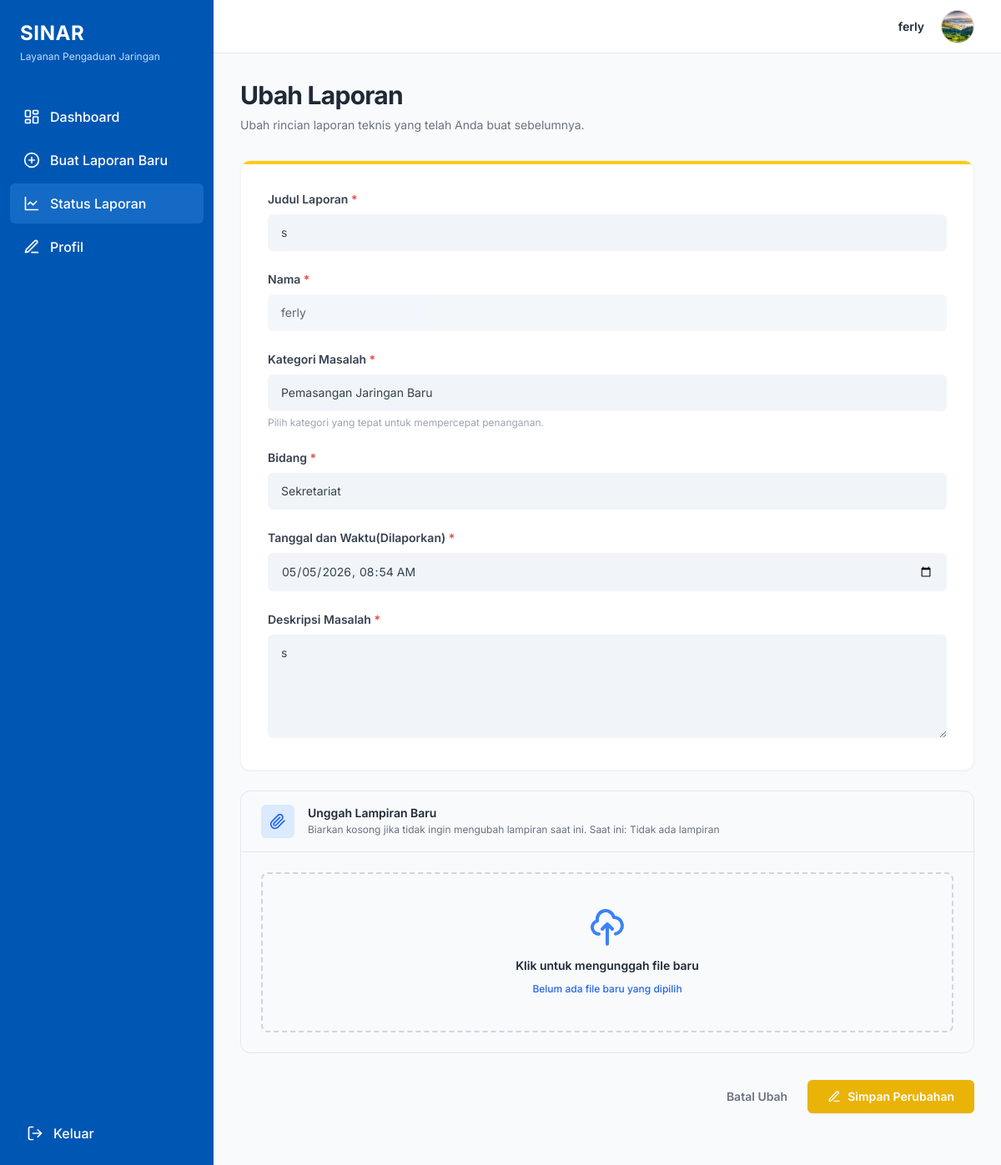
The app's page /laporan/ubah/4/ (signed in) with its own data.
### pengaduan/models.py (models this page shows, shortened)
class CustomUser(AbstractUser):
    bidang = models.ForeignKey(
        Bidang,
        on_delete=models.SET_NULL,
        null=True,
        blank=True,
        related_name='users',
        verbose_name="Asal Bidang"
    )
    foto_profil = models.ImageField(upload_to='profil/', null=True, blank=True, verbose_name="Foto Profil")
    nomor_telepon = models.CharField(max_length=20, null=True, blank=True, verbose_name="Nomor Telepon")
    is_teknisi = models.BooleanField(default=False, verbose_name="Status Teknisi")
    is_verified_teknisi = models.BooleanField(default=False, verbose_name="Teknisi Terverifikasi")

class Laporan(models.Model):
    STATUS_CHOICES = [
        ('menunggu', 'Menunggu'),
        ('diproses', 'Diproses'),
        ('selesai', 'Selesai'),
    ]
    KATEGORI_CHOICES = [
        ('jaringan_terputus', 'Jaringan Terputus / Mati Total'),
        ('koneksi_lambat', 'Koneksi Lambat / Tidak Stabil'),
        ('pemasangan_baru', 'Pemasangan Jaringan Baru'),
        ('kendala_intranet', 'Kendala Akses Intranet / Aplikasi Lokal'),
        ('kerusakan_fisik', 'Kerusakan Fisik Perangkat Jaringan'),
        ('relokasi_titik', 'Relokasi Titik Jaringan'),
        ('permintaan_konfigurasi', 'Permintaan Konfigurasi Jaringan'),
    ]
    PRIORITAS_CHOICES = [
        ('level_1', 'Level 1'),
        ('level_2', 'Level 2'),
        ('level_3', 'Level 3'),
        ('level_4', 'Level 4'),
    ]
    judul = models.CharField(max_length=200, verbose_name="Judul Masalah")
    kategori = models.CharField(max_length=50, choices=KATEGORI_CHOICES, verbose_name="Kategori Masalah")
    deskripsi = models.TextField(verbose_name="Deskripsi Detail")
    lampiran = models.FileField(upload_to='lampiran/', blank=True, null=True, verbose_name="Lampiran")
    pelapor = models.ForeignKey(
        CustomUser,
        on_delete=models.CASCADE,
        related_name='laporan_saya',
        verbose_name="Nama Pelapor"
    )
    bidang = models.ForeignKey(
        Bidang,
        on_delete=models.SET_NULL,
        null=True,
        related_name='laporan_bidang',
        verbose_name="Bidang Pelapor"
    )
    teknisi_bertugas = models.ForeignKey(
        CustomUser,
        on_delete=models.SET_NULL,
        null=True,
        blank=True,
        related_name='tugas_teknisi',
        limit_choices_to={'is_teknisi': True},
        verbose_name="Teknisi Bertugas"
    )
    status = models.CharField(max_length=20, choices=STATUS_CHOICES, default='menunggu', verbose_name="Status Laporan")
    solusi = models.TextField(blank=True, null=True, verbose_name="Solusi yang Diberikan")
    bukti_penyelesaian = models.ImageField(upload_to='bukti/', null=True, blank=True, verbose_name="Foto Bukti Penyelesaian")
    estimasi_mulai = models.DateTimeField(blank=True, null=True, verbose_name="Estimasi Mulai Dikerjakan")
    estimasi_penanganan = models.DateTimeField(blank=True, null=True, verbose_name="Estimasi Penanganan")
    prioritas = models.CharField(max_length=20, choices=PRIORITAS_CHOICES, default='level_1', verbose_name="Prioritas Laporan")
    rating = models.IntegerField(null=True, blank=True, verbose_name="Rating (1-5)")
    ulasan = models.TextField(blank=True, null=True, verbose_name="Ulasan Pelapor")
    created_at = models.DateTimeField(default=timezone.now, verbose_name="Tanggal Lapor")
    waktu_diambil = models.DateTimeField(blank=True, null=True, verbose_name="Waktu Mulai Dikerjakan")
    waktu_selesai = models.DateTimeField(blank=True, null=True, verbose_name="Waktu Selesai")
    updated_at = models.DateTimeField(auto_now=True, verbose_name="Terakhir Diupdate")
    class Meta:
        verbose_name_plural = "Laporan"
        ordering = ['-created_at']

class Bidang(models.Model):
    nama = models.CharField(max_length=100, unique=True, verbose_name="Nama Bidang")
    class Meta:
        verbose_name_plural = "Bidang"

### pengaduan/views.py (the view, shortened to what this page needs)
# urls.py: path('laporan/ubah/<int:id>/', views.ubah_laporan, name='ubah_laporan'),
@login_required
def ubah_laporan(request, id):
    laporan = get_object_or_404(Laporan, id=id)
    if laporan.pelapor != request.user or laporan.status != 'menunggu':
        messages.error(request, 'Anda tidak memiliki akses untuk mengubah laporan ini.')
        return redirect('status_laporan')
    context = {
        'laporan': laporan,
        'kategori_choices': Laporan.KATEGORI_CHOICES,
        'bidang_list': Bidang.objects.all()
    }
    return render(request, 'ubah_laporan.html', context)

### templates/ubah_laporan.html (shortened to what this page needs)
{% extends 'base_user.html' %}
{% block nav_status_laporan %}bg-primary-hover bg-opacity-80{% endblock %}
{% block content %}
<div class="max-w-4xl mx-auto">
    <div class="mb-8">
        <h2 class="text-3xl font-bold text-gray-800 tracking-tight">Ubah Laporan</h2>
        <p class="text-gray-500 mt-2 text-sm max-w-2xl">Ubah rincian laporan teknis yang telah Anda buat sebelumnya.</p>
    </div>
    <form method="POST" enctype="multipart/form-data">
        <div class="bg-white rounded-xl shadow-sm border border-gray-100 overflow-hidden mb-6">
            <div class="h-1 w-full bg-yellow-400"></div>
            <div class="p-8 space-y-6">
                <div>
                    <label for="judul" class="block text-sm font-semibold text-gray-700 mb-2">
                        Judul Laporan <span class="text-red-500">*</span>
                    </label>
                    <input type="text" id="judul" name="judul" required value="{{ laporan.judul }}"
                        class="w-full bg-slate-100 border-none rounded-md px-4 py-3 text-sm focus:ring-2 focus:ring-blue-500 text-gray-700 placeholder-gray-400"
                        placeholder="Contoh: Masalah Jaringan">
                </div>
                <div>
                    <label class="block text-sm font-semibold text-gray-700 mb-2">
                        Nama <span class="text-red-500">*</span>
                    </label>
                    <input type="text" value="{{ request.user.first_name|default:request.user.username }}" readonly
                        class="w-full bg-slate-100 border-none rounded-md px-4 py-3 text-sm text-gray-700 cursor-not-allowed opacity-80"
                        placeholder="Masukkan nama Anda">
                </div>
                <div>
                    <label for="kategori" class="block text-sm font-semibold text-gray-700 mb-2">
                        Kategori Masalah <span class="text-red-500">*</span>
                    </label>
                    <select id="kategori" name="kategori" required
                        class="w-full bg-slate-100 border-none rounded-md px-4 py-3 text-sm focus:ring-2 focus:ring-blue-500 text-gray-700 appearance-none cursor-pointer">
                        {% for value, label in kategori_choices %}
                        <option value="{{ value }}" {% if value == laporan.kategori %}selected{% endif %}>{{ label }}</option>
                        {% endfor %}
                    </select>
                    <p class="text-xs text-gray-400 mt-1.5">Pilih kategori yang tepat untuk mempercepat penanganan.</p>
                </div>
                <div>
                    <label for="bidang" class="block text-sm font-semibold text-gray-700 mb-2">
                        Bidang <span class="text-red-500">*</span>
                    </label>
                    <select id="bidang" name="bidang" required
                        class="w-full bg-slate-100 border-none rounded-md px-4 py-3 text-sm focus:ring-2 focus:ring-blue-500 text-gray-700 appearance-none cursor-pointer">
                        {% for b in bidang_list %}
                        <option value="{{ b.id }}" {% if b.id == laporan.bidang_id %}selected{% endif %}>{{ b.nama }}</option>
                        {% endfor %}
                    </select>
                </div>
                <div>
                    <label for="tanggal_lapor" class="block text-sm font-semibold text-gray-700 mb-2">
                        Tanggal dan Waktu(Dilaporkan) <span class="text-red-500">*</span>
                    </label>
                    <input type="datetime-local" id="tanggal_lapor" name="tanggal_lapor" required value="{{ laporan.created_at|date:'Y-m-d\TH:i' }}"
                        class="w-full bg-slate-100 border-none rounded-md px-4 py-3 text-sm focus:ring-2 focus:ring-blue-500 text-gray-700">
                </div>
                <div>
                    <label for="deskripsi" class="block text-sm font-semibold text-gray-700 mb-2">
                        Deskripsi Masalah <span class="text-red-500">*</span>
                    </label>
                    <textarea id="deskripsi" name="deskripsi" required rows="5"
                        class="w-full bg-slate-100 border-none rounded-md px-4 py-3 text-sm focus:ring-2 focus:ring-blue-500 text-gray-700 placeholder-gray-400 resize-y"
                        placeholder="Jelaskan secara detail masalah yang terjadi...">{{ laporan.deskripsi }}</textarea>
                </div>
            </div>
        </div>
        <div class="bg-slate-50 border border-gray-200 rounded-xl overflow-hidden mb-8">
            <div class="px-6 py-4 border-b border-gray-200 flex items-start gap-4">
                <div class="w-10 h-10 rounded-md bg-blue-100 text-blue-600 flex items-center justify-center flex-shrink-0">
                    <svg xmlns="http://www.w3.org/2000/svg" width="20" height="20" viewBox="0 0 24 24" fill="none" stroke="currentColor" stroke-width="2" stroke-linecap="round" stroke-linejoin="round"><path d="m21.44 11.05-9.19 9.19a6 6 0 0 1-8.49-8.49l8.57-8.57A4 4 0 1 1 18 8.84l-8.59 8.57a2 2 0 0 1-2.83-2.83l8.49-8.48"/></svg>
                </div>
                <div>
                    <h3 class="text-sm font-semibold text-gray-800">Unggah Lampiran Baru</h3>
                    <p class="text-xs text-gray-500 mt-0.5">Biarkan kosong jika tidak ingin mengubah lampiran saat ini. Saat ini: {% if laporan.lampiran %}<a href="{{ laporan.lampiran.url }}" target="_blank" class="text-blue-500 underline">Lihat Lampiran</a>{% else %}Tidak ada lampiran{% endif %}</p>
                </div>
            </div>
            <div class="p-6">
                <label for="lampiran" class="block w-full border-2 border-dashed border-gray-300 rounded-lg p-10 text-center cursor-pointer hover:bg-white hover:border-blue-400 transition-colors">
                    <svg xmlns="http://www.w3.org/2000/svg" class="mx-auto h-12 w-12 text-blue-500 mb-3" fill="none" viewBox="0 0 24 24" stroke="currentColor" stroke-width="2">
                        <path stroke-linecap="round" stroke-linejoin="round" d="M7 16a4 4 0 01-.88-7.903A5 5 0 1115.9 6L16 6a5 5 0 011 9.9M15 13l-3-3m0 0l-3 3m3-3v12" />
                    </svg>
                    <span class="block text-sm font-semibold text-gray-800 mb-1">Klik untuk mengunggah file baru</span>
                    <span id="file-name-display" class="inline-block text-xs text-blue-600 font-medium">Belum ada file baru yang dipilih</span>
                </label>
            </div>
        </div>
        <div class="flex items-center justify-end gap-6 pb-12">
            <a href="{% url 'laporan_detail' laporan.id %}" class="text-sm font-semibold text-gray-500 hover:text-gray-700">Batal Ubah</a>
            <button type="submit" class="bg-yellow-500 hover:bg-yellow-600 text-white text-sm font-semibold py-2.5 px-6 rounded-md shadow-sm transition-colors flex items-center gap-2">
                <svg xmlns="http://www.w3.org/2000/svg" width="16" height="16" viewBox="0 0 24 24" fill="none" stroke="currentColor" stroke-width="2" stroke-linecap="round" stroke-linejoin="round"><path d="M12 20h9"/><path d="M16.5 3.5a2.121 2.121 0 0 1 3 3L7 19l-4 1 1-4L16.5 3.5z"/></svg>
                Simpan Perubahan
            </button>
        </div>
    </form>
</div>
{% endblock %}

### templates/base_user.html (shortened to what this page needs)
{% load static %}
<!DOCTYPE html>
<html lang="id">
<head>
    <script src="https://cdn.tailwindcss.com"></script>
</head>
<body class="bg-bg-light text-gray-800 font-sans antialiased h-screen flex overflow-hidden">
    <aside class="w-64 bg-primary text-white flex flex-col justify-between h-full flex-shrink-0">
        <div>
            <div class="p-6">
                <h1 class="text-2xl font-bold tracking-wide">SINAR</h1>
                <p class="text-xs text-blue-200 mt-1">Layanan Pengaduan Jaringan</p>
            </div>
            <nav class="mt-4 flex flex-col gap-1 px-3">
                <a href="{% url 'dashboard' %}" class="flex items-center gap-3 px-4 py-3 rounded-md transition-colors {% block nav_beranda %}{% endblock %} hover:bg-primary-hover">
                    <span class="font-medium">Dashboard</span>
                </a>
                <a href="{% url 'buat_laporan' %}" class="flex items-center gap-3 px-4 py-3 rounded-md transition-colors {% block nav_buat_laporan %}{% endblock %} hover:bg-primary-hover">
                    <svg xmlns="http://www.w3.org/2000/svg" width="20" height="20" viewBox="0 0 24 24" fill="none" stroke="currentColor" stroke-width="2" stroke-linecap="round" stroke-linejoin="round"><circle cx="12" cy="12" r="10"/><line x1="12" y1="8" x2="12" y2="16"/><line x1="8" y1="12" x2="16" y2="12"/></svg>
                    <span class="font-medium">Buat Laporan Baru</span>
                </a>
                <a href="{% url 'status_laporan' %}" class="flex items-center gap-3 px-4 py-3 rounded-md transition-colors {% block nav_status_laporan %}{% endblock %} hover:bg-primary-hover">
                    <svg xmlns="http://www.w3.org/2000/svg" width="20" height="20" viewBox="0 0 24 24" fill="none" stroke="currentColor" stroke-width="2" stroke-linecap="round" stroke-linejoin="round"><path d="M3 3v18h18"/><path d="m19 9-5 5-4-4-3 3"/></svg>
                    <span class="font-medium">Status Laporan</span>
                </a>
                <a href="{% url 'edit_profil' %}" class="flex items-center gap-3 px-4 py-3 rounded-md transition-colors {% block nav_profil %}{% endblock %} hover:bg-primary-hover">
                    <svg xmlns="http://www.w3.org/2000/svg" width="20" height="20" viewBox="0 0 24 24" fill="none" stroke="currentColor" stroke-width="2" stroke-linecap="round" stroke-linejoin="round"><path d="M12 20h9"/><path d="M16.5 3.5a2.121 2.121 0 0 1 3 3L7 19l-4 1 1-4L16.5 3.5z"/></svg>
                    <span class="font-medium">Profil</span>
                </a>
            </nav>
        </div>
        <div class="p-4 mb-4">
            <a href="{% url 'logout' %}" class="flex items-center gap-3 px-4 py-3 rounded-md transition-colors hover:bg-primary-hover text-white">
                <svg xmlns="http://www.w3.org/2000/svg" width="20" height="20" viewBox="0 0 24 24" fill="none" stroke="currentColor" stroke-width="2" stroke-linecap="round" stroke-linejoin="round"><path d="M9 21H5a2 2 0 0 1-2-2V5a2 2 0 0 1 2-2h4"/><polyline points="16 17 21 12 16 7"/><line x1="21" x2="9" y1="12" y2="12"/></svg>
                <span class="font-medium">Keluar</span>
            </a>
        </div>
    </aside>
    <div class="flex-1 flex flex-col h-full overflow-hidden">
        <header class="bg-white h-16 border-b border-gray-200 flex items-center justify-between px-8 shrink-0 w-full">
            <div class="flex items-center gap-6 w-full justify-between">
                <div class="flex items-center gap-6">
                <div class="flex items-center gap-3">
                    <div class="text-right">
                        <div class="text-sm font-semibold text-gray-800">{{ request.user.first_name|default:request.user.username|default:"User" }}</div>
                    </div>
                    <div class="w-10 h-10 rounded-full bg-gray-200 border border-gray-300 overflow-hidden ml-2">
                        {% if request.user.foto_profil %}
                            <img src="{{ request.user.foto_profil.url }}" alt="Profile" class="w-full h-full object-cover">
                        {% else %}
                            <img src="https://ui-avatars.com/api/?name={{ request.user.first_name|default:request.user.username }}&background=f3f4f6&color=9ca3af" alt="Profile" class="w-full h-full object-cover">
                        {% endif %}
                    </div>
                </div>
            </div>
        </header>
        <main class="flex-1 overflow-y-auto p-8">
            {% block content %}{% endblock %}
        </main>
    </div>
</body>
</html>

### records on screen
CustomUser: user.first_name "ferly", user.foto_profil (picture)
Laporan: judul "s", kategori "Pemasangan Jaringan Baru", bidang "Sekretariat", tanggal_lapor "05/05/2026 08:54", deskripsi "s"
